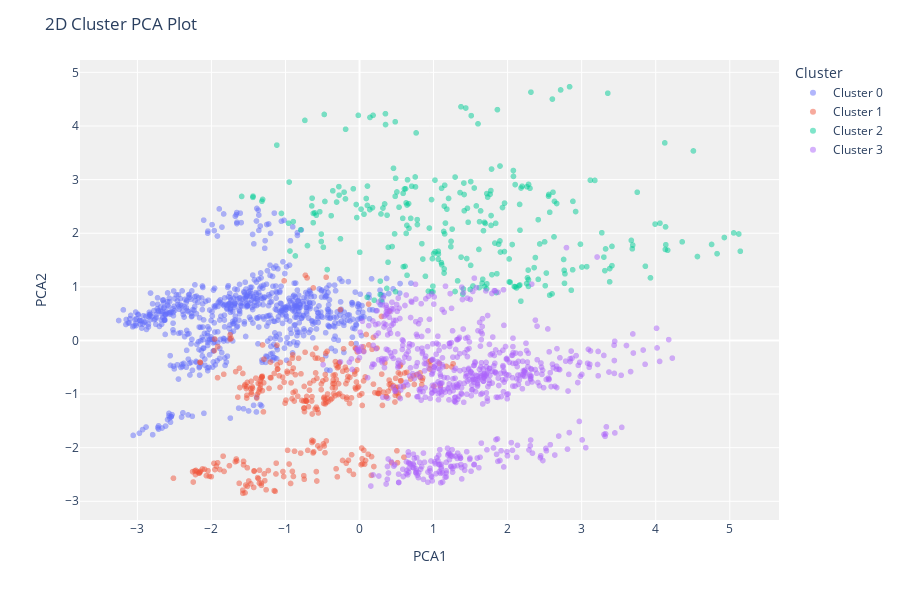

Source (notebook cell):
### Code cell
plot_model(kmeans, plot="elbow")
plot_model(kmeans, plot="cluster")

### Figure 1 — Plotly figure (JSON) as saved in the notebook; plotly's stock layout.template omitted (floating-point values rounded to 4 significant figures; data arrays with more than 128 entries replaced by an {"elided": "..."} marker saying what was removed)
{"data": [{"customdata": {"elided": "729x1 int values"}, "hovertemplate": "Cluster=Cluster 0<br>PCA1=%{x}<br>PCA2=%{y}<br>Feature=%{customdata[0]}<extra></extra>", "legendgroup": "Cluster 0", "marker": {"color": "#636efa", "opacity": 0.5, "symbol": "circle"}, "mode": "markers", "name": "Cluster 0", "showlegend": true, "textposition": "top center", "type": "scattergl", "x": {"elided": "729 float values"}, "xaxis": "x", "y": {"elided": "729 float values"}, "yaxis": "y"}, {"customdata": {"elided": "353x1 int values"}, "hovertemplate": "Cluster=Cluster 1<br>PCA1=%{x}<br>PCA2=%{y}<br>Feature=%{customdata[0]}<extra></extra>", "legendgroup": "Cluster 1", "marker": {"color": "#EF553B", "opacity": 0.5, "symbol": "circle"}, "mode": "markers", "name": "Cluster 1", "showlegend": true, "textposition": "top center", "type": "scattergl", "x": {"elided": "353 float values"}, "xaxis": "x", "y": {"elided": "353 float values"}, "yaxis": "y"}, {"customdata": {"elided": "271x1 int values"}, "hovertemplate": "Cluster=Cluster 2<br>PCA1=%{x}<br>PCA2=%{y}<br>Feature=%{customdata[0]}<extra></extra>", "legendgroup": "Cluster 2", "marker": {"color": "#00cc96", "opacity": 0.5, "symbol": "circle"}, "mode": "markers", "name": "Cluster 2", "showlegend": true, "textposition": "top center", "type": "scattergl", "x": {"elided": "271 float values"}, "xaxis": "x", "y": {"elided": "271 float values"}, "yaxis": "y"}, {"customdata": {"elided": "647x1 int values"}, "hovertemplate": "Cluster=Cluster 3<br>PCA1=%{x}<br>PCA2=%{y}<br>Feature=%{customdata[0]}<extra></extra>", "legendgroup": "Cluster 3", "marker": {"color": "#ab63fa", "opacity": 0.5, "symbol": "circle"}, "mode": "markers", "name": "Cluster 3", "showlegend": true, "textposition": "top center", "type": "scattergl", "x": {"elided": "647 float values"}, "xaxis": "x", "y": {"elided": "647 float values"}, "yaxis": "y"}], "layout": {"height": 600, "legend": {"title": {"text": "Cluster"}, "tracegroupgap": 0}, "margin": {"t": 60}, "plot_bgcolor": "rgb(240,240,240)", "title": {"text": "2D Cluster PCA Plot"}, "xaxis": {"anchor": "y", "domain": [0, 1], "title": {"text": "PCA1"}}, "yaxis": {"anchor": "x", "domain": [0, 1], "title": {"text": "PCA2"}}}}
